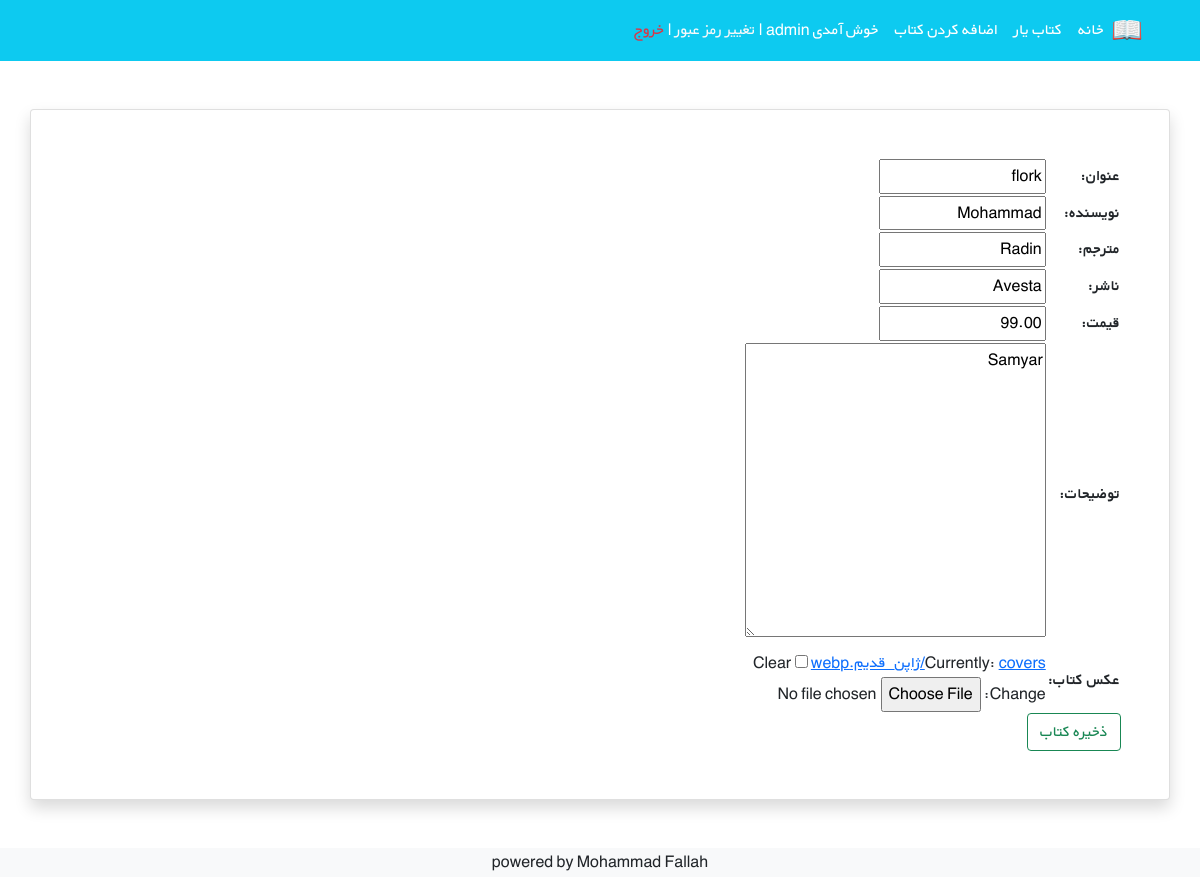
Page /update/1/ (signed in) on the committed database.
### accounts/models.py (models this page shows)
class CustomUser(AbstractUser):
    GENDER_CHOICES = {
        ('M', "Male"),
        ('F', "Female"),
    }
    national_id = models.CharField(max_length=10, blank=True)
    phone_number = models.CharField(max_length=20, blank=True)
    gender = models.CharField(max_length=1, choices=GENDER_CHOICES, blank=True)
    birthday = models.DateField(null=True, blank=True)

### books/models.py (models this page shows, shortened)
class Book(models.Model):
    owner = models.ForeignKey(to=get_user_model(), on_delete=models.CASCADE, default=1)
    title = models.CharField(max_length = 60, verbose_name="عنوان")
    author = models.CharField(max_length = 100, verbose_name="نویسنده")
    translator = models.CharField(max_length=100, blank=True, verbose_name="مترجم")
    publisher = models.CharField(max_length=100, blank=True, verbose_name="ناشر")
    price = models.DecimalField(max_digits=5, decimal_places=2, verbose_name="قیمت")
    description = models.TextField(verbose_name="توضیحات")
    cover = models.ImageField(upload_to='covers/', blank=True, verbose_name="عکس کتاب")

### books/views.py (the view)
# urls.py: path('update/<int:pk>/', views.UpdateBook.as_view(), name='update'),
class UpdateBook(LoginRequiredMixin, UserPassesTestMixin, generic.UpdateView):
    model = Book
    template_name = 'book_new.html'
    fields = ['title','author','translator','publisher','price','description','cover']
    success_url = reverse_lazy('book_list')
    def test_func(self):
        book = self.get_object()
        return book.owner == self.request.user

### books/templates/book_new.html (shortened to what this page needs)
{% extends "base.html" %}
{% block content %}
<div class="container card shadow p-5 mt-5" dir="rtl">
    <form dir method="post" enctype="multipart/form-data">
        <table>
            {{ form.as_table }}
        </table>
        <input class="btn btn-outline-success" type="submit" value="ذخیره کتاب">
    </form>
</div>
{% endblock content %}

### templates/base.html (shortened to what this page needs)
{% load static %}
<!DOCTYPE html>
<html lang="en">
<head>
    <link href="https://cdn.jsdelivr.net/npm/bootstrap@5.1.3/dist/css/bootstrap.min.css" rel="stylesheet"
>
    <link rel="stylesheet" href="{% static 'css/style.css' %}">
    <link rel="stylesheet" href="{% static 'css/login.css' %}">
</head>
<body>
    <nav class="navbar navbar-expand-lg navbar-dark bg-info" dir="rtl">
        <div class="container">
            <a class="navbar-brand" href="{% url 'book_list' %}">
                <img src="{% static 'icons/book.png' %}" alt="" height="30"
                     class="d-inline-block align-text-top">
            </a>
            <div class="collapse navbar-collapse" id="navbarNavAltMarkup">
                <div class="navbar-nav align-items-center">
                    <a class="nav-link active" href="{% url 'home' %}">خانه</a>
                    <a class="nav-link active" href="{% url 'book_list' %}">کتاب یار</a>
                    <a class="nav-link active" href="{% url 'new_book' %}">اضافه کردن کتاب</a>
                    <div class="text-white mx-2">
                    {% if user.is_authenticated %}
                        خوش آمدی {{ user }}
                        |
                        <a class="link-light text-decoration-none" href="{% url 'password_change' %}">تغییر رمز عبور</a>
                        |
                        <a class="link-danger text-decoration-none" href="{% url 'logout' %}">خروج</a>
                    {% else %}
                        <a class="link-light text-decoration-none" href="{% url 'signup' %}">ثبت نام</a>
                        |
                        <a class="link-light text-decoration-none" href="{% url 'login' %}">ورود</a>
                    {% endif %}
                </div>
            </div>
        </div>
    </nav>
    {% block content %}{% endblock content %}
    <footer class="bg-light text-center text-lg-start mt-5">
        <div class="text-center bg-grey">
            <p>powered by Mohammad Fallah</p>
        </div>
    </footer>
</body>
</html>

### books/static/css/style.css (style rules this page uses)
* { font-family: 'BYekan', sans-serif; line-height: 1.8rem; }

### rows in the picture
CustomUser: username "admin"
Book: title "flork", author "Mohammad", translator "Radin", publisher "Avesta", price "99.00", description "Samyar"
